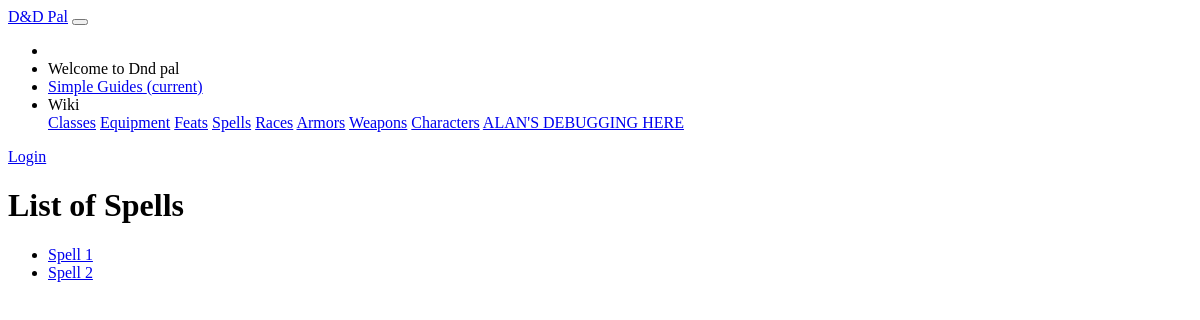
/dndpal/spells/, run on an earlier commit of the app's database.
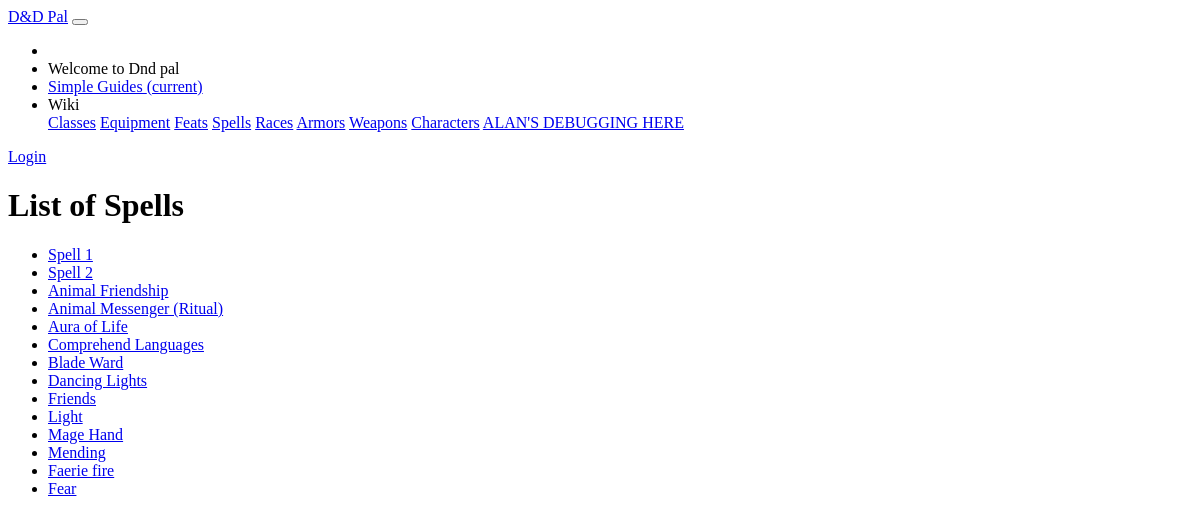
And on a later commit of the database.
### dndpal/models.py (models this page shows)
class Spell(models.Model):
    name = models.CharField(default = '', primary_key = True, max_length = 100, help_text = "Enter the name of the spell")
    spell_level = models.SmallIntegerField(default= 0, null=True, help_text="Enter the spell level of this spell")
    cast_time = models.CharField(default = "", max_length = 10000, help_text = "Enter the action it takes to cast the spell.")
    duration = models.CharField(default = "", max_length = 10000, help_text = "Enter the duration of the spell in rounds.")
    range = models.CharField(default = "", max_length = 10000, help_text = "Enter the range of the spell in feet. If the range is a touch, enter the value: Touch")
    area_effected = models.CharField(default = "", max_length = 10000, blank=True, help_text = "If the spell affects an area, enter the area affected by the spell (in feet).")
    materials = models.CharField(default = "", max_length = 10000, blank=True, help_text = "If the Spell has material components, enter the materials separated with commas.")
    components = models.CharField(default = "", max_length = 10000, help_text = "Enter the spell components of this spell")
    SCHOOL_CHOICES = (
        ('ab', 'Abjuration'),
        ('co', 'Conjuration'),
        ('di', 'Divination'),
        ('en', 'Enchantment'),
        ('ev', 'Evocation'),
        ('il', 'Illusion'),
        ('ne', 'Necromancy'),
        ('tr', 'Transmutation'),
        ('un', 'Universal')
    )
    school = models.CharField(max_length = 2, choices = SCHOOL_CHOICES, default = 'ab')
    description = models.CharField(default = "", max_length = 10000, help_text = "Enter the spell description")
    def get_absolute_url(self):
        return reverse('spell-detail', args=[str(self.name)])

### dndpal/views.py (the view)
# urls.py: path('spells/', views.SpellListView.as_view(), name='spells'),
class SpellListView(generic.ListView):
    model = Spell

### dndpal/templates/dndpal/spell_list.html
{% extends "base_generic.html" %}
{% block content %}
<main role="main" class="container">
    <div class="container card p-5" style="margin-top:10px;">
        <h1>List of Spells</h1>
        {% if spell_list %}
        <ul>
            {% for spell in spell_list %}
            <li>
                <a href="{{ spell.get_absolute_url }}">{{ spell.name }}</a>
            </li>
            {% endfor %}
        </ul>
        {% else %}
        <p>There are no spells in the wiki.</p>
        {% endif %}
    </div>
</main>
{% endblock %}

What changed in the data, as far as the page shows it:
added Spell: name "Animal Friendship"
added Spell: name "Animal Messenger (Ritual)"
added Spell: name "Aura of Life"
added Spell: name "Comprehend Languages"
added Spell: name "Blade Ward"
added Spell: name "Dancing Lights"
added Spell: name "Friends"
added Spell: name "Light"
added Spell: name "Mage Hand"
added Spell: name "Mending"
added Spell: name "Faerie fire"
added Spell: name "Fear"
